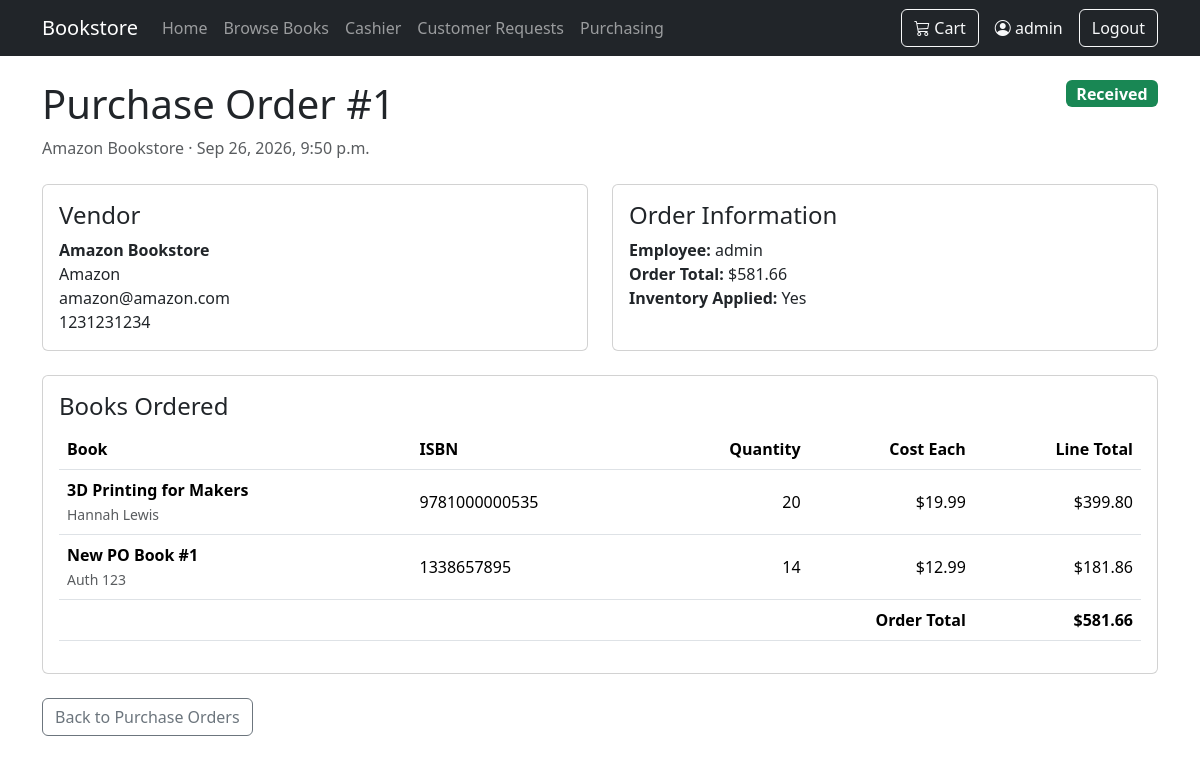
The page /orders/purchase-orders/1/ (signed in) on the database its author committed.
### orders/models.py (models this page shows, shortened)
class SupplierOrder(models.Model):
    class Status(models.TextChoices):
        ORDERED = "Ordered", "Ordered"
        CANCELLED = "Cancelled", "Cancelled"
        RECEIVED = "Received", "Received"
    supplier = models.ForeignKey(Supplier, on_delete=models.PROTECT)
    user = models.ForeignKey(
        settings.AUTH_USER_MODEL,
        on_delete=models.SET_NULL,
        null=True,
        blank=True,
    )
    order_date = models.DateTimeField(auto_now_add=True)
    total_cost = models.DecimalField(max_digits=10, decimal_places=2, default=0)
    status = models.CharField(
        max_length=20,
        choices=Status.choices,
        default=Status.ORDERED,
    )
    inventory_updated = models.BooleanField(default=False, editable=False)

class Supplier(models.Model):
    name = models.CharField(max_length=200)
    contact_name = models.CharField(max_length=200, blank=True)
    email = models.EmailField(blank=True)
    phone = models.CharField(max_length=30, blank=True)
    address = models.TextField(blank=True)

class SupplierOrderItem(models.Model):
    supplier_order = models.ForeignKey(
        SupplierOrder,
        on_delete=models.CASCADE,
        related_name="items",
    )
    book = models.ForeignKey(Book, on_delete=models.PROTECT)
    quantity_ordered = models.PositiveIntegerField(default=1)
    cost_each = models.DecimalField(max_digits=10, decimal_places=2)
    @property
    def line_total(self):
        return self.quantity_ordered * self.cost_each

### inventory/models.py (models this page shows, shortened)
class Book(models.Model):
    title = models.CharField(max_length=200)
    author = models.CharField(max_length=200, blank=True)
    isbn = models.CharField(max_length=20, blank=True)
    price = models.DecimalField(max_digits=10, decimal_places=2, null=True, blank=True)
    quantity = models.IntegerField(default=0)
    shelf_location = models.CharField(max_length=50, blank=True)

### orders/views.py (the view)
@login_required
def supplier_order_detail(request, order_id):
    supplier_order = get_object_or_404(
        SupplierOrder.objects.select_related("supplier", "user").prefetch_related(
            "items__book"
        ),
        pk=order_id,
    )
    return render(
        request,
        "orders/supplier_order_detail.html",
        {"supplier_order": supplier_order},
    )

### cart/context_processors.py (called while the page is built)
def cart_count(request):
    cart = request.session.get("cart", {})
    count = sum(
        int(quantity)
        for quantity in cart.values()
    )
    return {
        "cart_count": count
    }

### orders/templates/orders/supplier_order_detail.html (shortened to what this page needs)
{% extends "base.html" %}
{% block content %}
<div class="d-flex justify-content-between align-items-start mb-4">
    <div>
        <h1>Purchase Order #{{ supplier_order.id }}</h1>
        <p class="text-muted mb-0">
            {{ supplier_order.supplier.name }} · {{ supplier_order.order_date|date:"M j, Y, g:i a" }}
        </p>
    </div>
    <div>
        {% if supplier_order.status == "Received" %}
            <span class="badge bg-success fs-6">Received</span>
        {% elif supplier_order.status == "Cancelled" %}
            <span class="badge bg-danger fs-6">Cancelled</span>
        {% else %}
            <span class="badge bg-warning text-dark fs-6">Ordered</span>
        {% endif %}
    </div>
</div>
<div class="row g-4 mb-4">
    <div class="col-md-6">
        <div class="card h-100">
            <div class="card-body">
                <h4>Vendor</h4>
                <strong>{{ supplier_order.supplier.name }}</strong><br>
                {% if supplier_order.supplier.contact_name %}{{ supplier_order.supplier.contact_name }}<br>{% endif %}
                {% if supplier_order.supplier.email %}{{ supplier_order.supplier.email }}<br>{% endif %}
                {% if supplier_order.supplier.phone %}{{ supplier_order.supplier.phone }}{% endif %}
            </div>
        </div>
    </div>
    <div class="col-md-6">
        <div class="card h-100">
            <div class="card-body">
                <h4>Order Information</h4>
                <div><strong>Employee:</strong> {{ supplier_order.user.username|default:"-" }}</div>
                <div><strong>Order Total:</strong> ${{ supplier_order.total_cost|floatformat:2 }}</div>
                <div><strong>Inventory Applied:</strong> {% if supplier_order.inventory_updated %}Yes{% else %}No{% endif %}</div>
            </div>
        </div>
    </div>
</div>
<div class="card mb-4">
    <div class="card-body">
        <h4>Books Ordered</h4>
        <div class="table-responsive">
            <table class="table align-middle">
                <thead>
                    <tr>
                        <th>Book</th>
                        <th>ISBN</th>
                        <th class="text-end">Quantity</th>
                        <th class="text-end">Cost Each</th>
                        <th class="text-end">Line Total</th>
                    </tr>
                </thead>
                <tbody>
                    {% for item in supplier_order.items.all %}
                    <tr>
                        <td>
                            <strong>{{ item.book.title }}</strong>
                            {% if item.book.author %}<br><small class="text-muted">{{ item.book.author }}</small>{% endif %}
                        </td>
                        <td>{{ item.book.isbn|default:"-" }}</td>
                        <td class="text-end">{{ item.quantity_ordered }}</td>
                        <td class="text-end">${{ item.cost_each|floatformat:2 }}</td>
                        <td class="text-end">${{ item.line_total|floatformat:2 }}</td>
                    </tr>
                    {% endfor %}
                </tbody>
                <tfoot>
                    <tr>
                        <th colspan="4" class="text-end">Order Total</th>
                        <th class="text-end">${{ supplier_order.total_cost|floatformat:2 }}</th>
                    </tr>
                </tfoot>
            </table>
        </div>
    </div>
</div>
<div class="mt-4">
    <a href="{% url 'orders:supplier_order_list' %}" class="btn btn-outline-secondary">Back to Purchase Orders</a>
</div>
{% endblock %}

### templates/base.html (shortened to what this page needs)
<!DOCTYPE html>
<html lang="en">
<head>
    <link
        href="https://cdn.jsdelivr.net/npm/bootstrap@5/dist/css/bootstrap.min.css"
        rel="stylesheet"
    >
    <link
        rel="stylesheet"
        href="https://cdn.jsdelivr.net/npm/bootstrap-icons@1.13.1/font/bootstrap-icons.min.css"
    >
</head>
<body>
<nav class="navbar navbar-expand-lg navbar-dark bg-dark">
    <div class="container">
        <a class="navbar-brand" href="{% url 'home' %}">
            Bookstore
        </a>
        <div class="collapse navbar-collapse" id="mainNavbar">
            <ul class="navbar-nav me-auto">
                <li class="nav-item">
                    <a class="nav-link" href="{% url 'home' %}">
                        Home
                    </a>
                </li>
                <li class="nav-item">
                    <a class="nav-link" href="{% url 'books' %}">
                        Browse Books
                    </a>
                </li>
                {% if user.is_authenticated %}
                    <li class="nav-item">
                        <a
                            class="nav-link"
                            href="{% url 'sales:cash_payment' %}"
                        >
                            Cashier
                        </a>
                    </li>
                    <li class="nav-item">
                        <a class="nav-link" href="{% url 'orders:customer_request_log' %}">
                            Customer Requests
                        </a>
                    </li>
                    <li class="nav-item">
                        <a class="nav-link" href="{% url 'orders:supplier_order_list' %}">
                            Purchasing
                        </a>
                    </li>
                {% endif %}
            </ul>
            <div class="d-flex align-items-center gap-3">
                <a
                    href="{% url 'cart:detail' %}"
                    class="btn btn-outline-light position-relative"
                >
                    <i class="bi bi-cart3"></i>
                    Cart
                </a>
                {% if user.is_authenticated %}
                    <span class="text-light">
                        <i class="bi bi-person-circle"></i>
                        {{ user.username }}
                    </span>
                    <form
                        method="post"
                        action="{% url 'logout' %}"
                        class="m-0"
                    >
                        <button
                            type="submit"
                            class="btn btn-outline-light"
                        >
                            Logout
                        </button>
                    </form>
                {% endif %}
            </div>
        </div>
    </div>
</nav>
<main class="container py-4">
    {% block content %}
    {% endblock %}
</main>
</body>
</html>

### rows shown on the page
SupplierOrder: id "1", supplier.name "Amazon Bookstore", order_date "Sep 26, 2026, 9:50 p.m.", supplier.contact_name "Amazon", supplier.email "amazon@amazon.com", supplier.phone "1231231234", user.username "admin", total_cost "581.66"
SupplierOrderItem: book "3D Printing for Makers", book.author "Hannah Lewis", book.isbn "9781000000535", quantity_ordered "20", cost_each "19.99", line_total "399.80"
SupplierOrderItem: book "New PO Book #1", book.author "Auth 123", book.isbn "1338657895", quantity_ordered "14", cost_each "12.99", line_total "181.86"

### other values the page prints
{{ user.username }} "admin"
